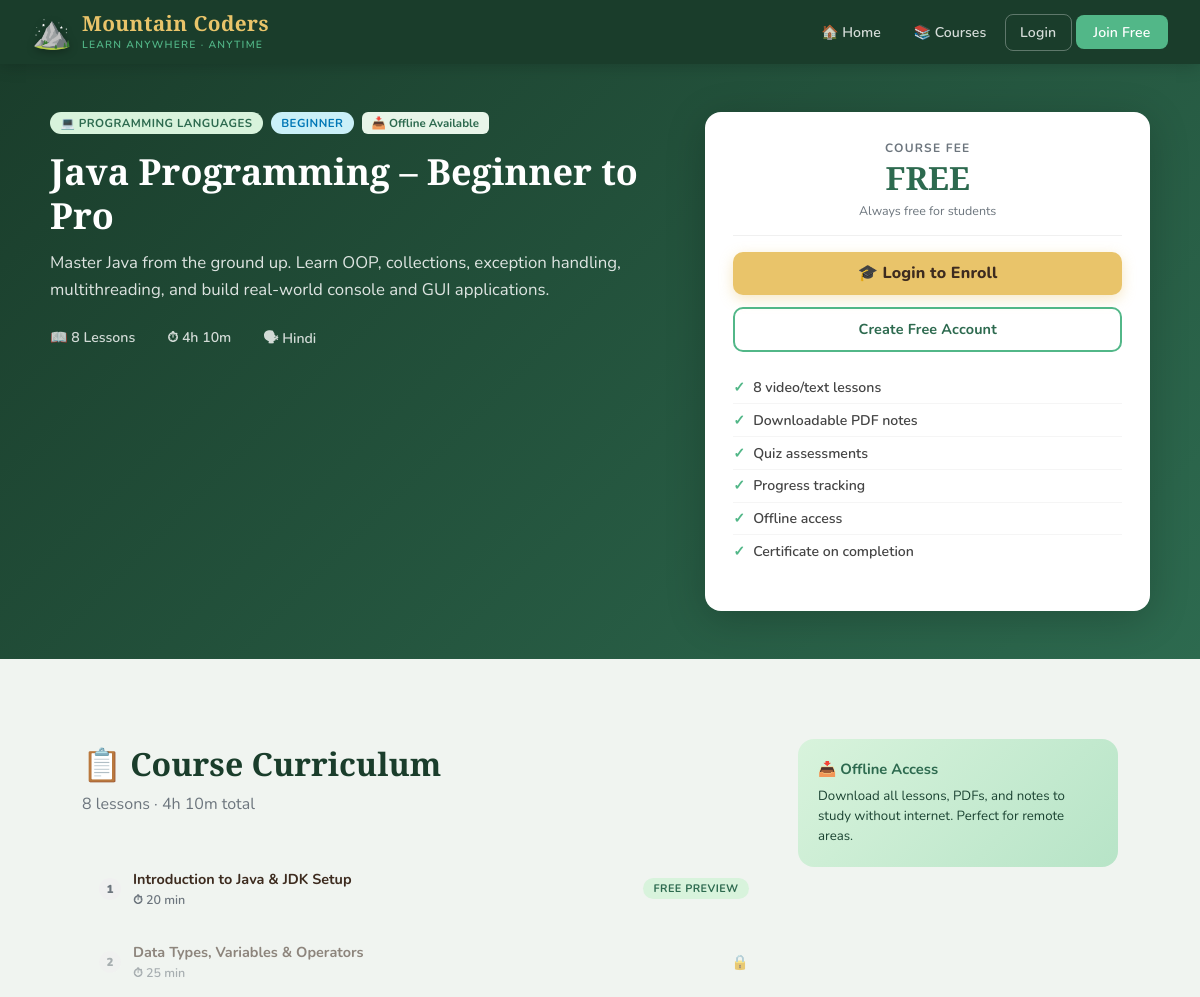
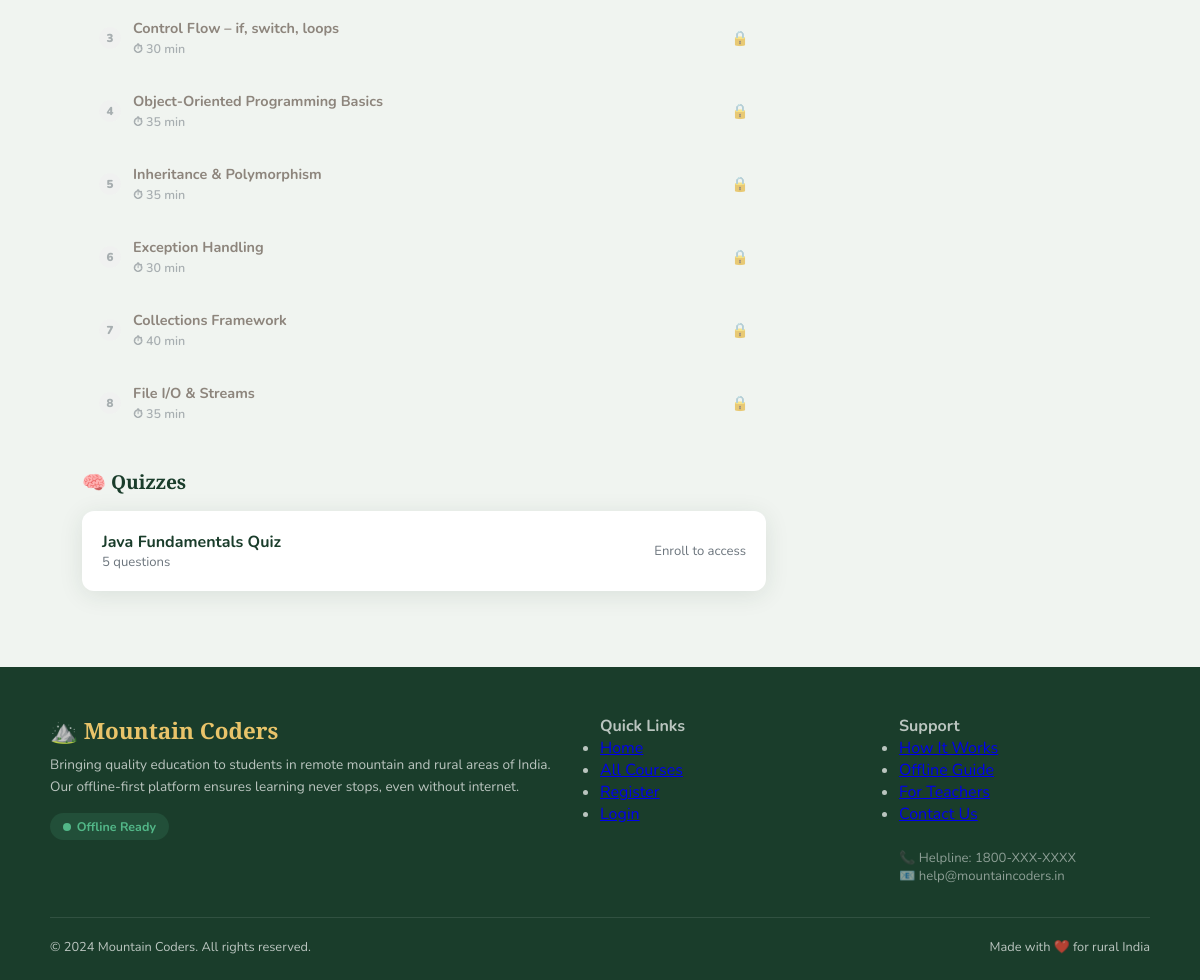
The page /courses/1/ on the database its author committed (2 pictures, top to bottom).
### courses/models.py (models this page shows, shortened)
class Course(models.Model):
    LEVEL_CHOICES = [('beginner','Beginner'),('intermediate','Intermediate'),('advanced','Advanced')]
    title = models.CharField(max_length=200)
    description = models.TextField()
    category = models.ForeignKey(Category, on_delete=models.SET_NULL, null=True, related_name='courses')
    instructor = models.ForeignKey(User, on_delete=models.SET_NULL, null=True, related_name='taught_courses')
    level = models.CharField(max_length=20, choices=LEVEL_CHOICES, default='beginner')
    thumbnail = models.ImageField(upload_to='thumbnails/', blank=True, null=True)
    language = models.CharField(max_length=50, default='Hindi')
    is_offline_available = models.BooleanField(default=True)
    created_at = models.DateTimeField(auto_now_add=True)
    updated_at = models.DateTimeField(auto_now=True)
    enrolled_students = models.ManyToManyField(User, through='Enrollment', related_name='enrolled_courses', blank=True)
    def lesson_count(self):
        return self.lessons.count()
    def total_duration(self):
        total = sum(l.duration_minutes for l in self.lessons.all())
        h, m = divmod(total, 60)
        return f"{h}h {m}m" if h else f"{m}m"

class Category(models.Model):
    name = models.CharField(max_length=100)
    icon = models.CharField(max_length=50, default='📚')
    description = models.TextField(blank=True)
    class Meta:
        verbose_name_plural = "Categories"

class Lesson(models.Model):
    course = models.ForeignKey(Course, on_delete=models.CASCADE, related_name='lessons')
    title = models.CharField(max_length=200)
    content = models.TextField()
    video_file = models.FileField(upload_to='videos/', blank=True, null=True)
    pdf_file = models.FileField(upload_to='pdfs/', blank=True, null=True)
    order = models.PositiveIntegerField(default=0)
    duration_minutes = models.PositiveIntegerField(default=0)
    is_free_preview = models.BooleanField(default=False)
    class Meta:
        ordering = ['order']

class Quiz(models.Model):
    course = models.ForeignKey(Course, on_delete=models.CASCADE, related_name='quizzes')
    title = models.CharField(max_length=200)
    description = models.TextField(blank=True)

### courses/views.py (the view)
# urls.py: path('courses/<int:pk>/', views.course_detail, name='course_detail'),
def course_detail(request, pk):
    course = get_object_or_404(Course, pk=pk)
    lessons = course.lessons.all()
    is_enrolled = False
    enrollment = None
    if request.user.is_authenticated:
        enrollment = Enrollment.objects.filter(student=request.user, course=course).first()
        is_enrolled = enrollment is not None
    return render(request, 'courses/course_detail.html', {
        'course': course, 'lessons': lessons,
        'is_enrolled': is_enrolled, 'enrollment': enrollment
    })

### templates/courses/course_detail.html (shortened to what this page needs)
{% extends 'base.html' %}
{% block content %}
<div class="course-detail-header">
  <div class="course-detail-inner">
    <div>
      <div style="display:flex; gap:0.5rem; flex-wrap:wrap; margin-bottom:1rem;">
        {% if course.category %}<span class="badge badge-moss">{{ course.category.icon }} {{ course.category.name }}</span>{% endif %}
        <span class="badge {% if course.level == 'beginner' %}badge-sky{% elif course.level == 'intermediate' %}badge-gold{% else %}badge-earth{% endif %}">
          {{ course.get_level_display }}
        </span>
        {% if course.is_offline_available %}<span class="offline-badge">📥 Offline Available</span>{% endif %}
      </div>
      <h1 style="font-family:'Playfair Display',serif; font-size:clamp(1.6rem,3vw,2.5rem); font-weight:900; margin-bottom:0.75rem; line-height:1.2;">{{ course.title }}</h1>
      <p style="opacity:0.85; font-size:1.05rem; line-height:1.65; max-width:600px; margin-bottom:1.5rem;">{{ course.description }}</p>
      <div style="display:flex; gap:2rem; flex-wrap:wrap; font-size:0.88rem; opacity:0.8; font-weight:600;">
        <span>📖 {{ course.lesson_count }} Lessons</span>
        <span>⏱ {{ course.total_duration }}</span>
        <span>🗣 {{ course.language }}</span>
      </div>
    </div>
    <div class="course-detail-card">
      <div style="text-align:center; margin-bottom:1rem; padding-bottom:1rem; border-bottom:1px solid #f0f0f0;">
        <div class="price-label">Course Fee</div>
        <div class="price-free">FREE</div>
        <div style="font-size:0.78rem; color:var(--stone); margin-top:3px;">Always free for students</div>
      </div>
      {% if user.is_authenticated %}
        {% if is_enrolled %}
          <div style="background:#d8f3dc; color:var(--pine); padding:0.65rem 1rem; border-radius:10px; font-weight:700; font-size:0.9rem; text-align:center; margin-bottom:1rem;">
            ✅ You are enrolled!
          </div>
          {% if enrollment.progress > 0 %}
          <div style="margin-bottom:1rem;">
            <div style="display:flex; justify-content:space-between; font-size:0.82rem; font-weight:700; color:var(--stone); margin-bottom:4px;">
              <span>Progress</span><span>{{ enrollment.progress }}%</span>
            </div>
            <div class="progress-wrap">
              <div class="progress-bar" data-pct="{{ enrollment.progress }}"></div>
            </div>
          </div>
          {% endif %}
          {% if lessons %}
            <a href="{% url 'lesson_detail' course.pk lessons.0.pk %}" class="btn btn-primary btn-full">▶ Continue Learning</a>
          {% endif %}
        {% else %}
          <form method="post" action="{% url 'enroll_course' course.pk %}">
            {% csrf_token %}
            <button type="submit" class="btn btn-gold btn-full" style="font-size:1rem;">🎓 Enroll Now — Free!</button>
          </form>
        {% endif %}
      {% else %}
        <a href="{% url 'login' %}?next={{ request.path }}" class="btn btn-gold btn-full" style="font-size:1rem; margin-bottom:0.75rem;">🎓 Login to Enroll</a>
        <a href="{% url 'register' %}" class="btn btn-outline btn-full" style="font-size:0.9rem;">Create Free Account</a>
      {% endif %}
      <ul class="feature-list" style="margin-top:1.25rem;">
        <li>{{ course.lesson_count }} video/text lessons</li>
        <li>Downloadable PDF notes</li>
        <li>Quiz assessments</li>
        <li>Progress tracking</li>
        <li>Offline access</li>
        <li>Certificate on completion</li>
      </ul>
    </div>
  </div>
</div>
<div class="section">
  <div style="display:grid; grid-template-columns:1fr 320px; gap:2rem; align-items:start;">
    <div>
      <h2 class="section-title">📋 Course Curriculum</h2>
      <p class="section-sub">{{ course.lesson_count }} lessons · {{ course.total_duration }} total</p>
      {% if lessons %}
      <ul class="lesson-list">
        {% for lesson in lessons %}
        <li>
          {% if is_enrolled %}
            <a href="{% url 'lesson_detail' course.pk lesson.pk %}" class="lesson-item {% if lesson.id in completed_ids %}completed{% endif %}" data-num="{{ forloop.counter }}">
              <div style="flex:1;">
                <div style="font-weight:700; margin-bottom:2px;">{{ lesson.title }}</div>
                <div style="font-size:0.78rem; color:var(--stone);">⏱ {{ lesson.duration_minutes }} min</div>
              </div>
              {% if lesson.pdf_file %}<span style="font-size:0.75rem; color:var(--moss);">📄 PDF</span>{% endif %}
              {% if lesson.video_file %}<span style="font-size:0.75rem; color:var(--sky);">🎬 Video</span>{% endif %}
            </a>
          {% elif lesson.is_free_preview %}
            <a href="{% url 'lesson_detail' course.pk lesson.pk %}" class="lesson-item" data-num="{{ forloop.counter }}">
              <div style="flex:1;">
                <div style="font-weight:700; margin-bottom:2px;">{{ lesson.title }}</div>
                <div style="font-size:0.78rem; color:var(--stone);">⏱ {{ lesson.duration_minutes }} min</div>
              </div>
              <span class="badge badge-moss" style="font-size:0.68rem;">Free Preview</span>
            </a>
          {% else %}
            <div class="lesson-item" data-num="{{ forloop.counter }}" style="opacity:0.55; cursor:not-allowed;">
              <div style="flex:1;">
                <div style="font-weight:700; margin-bottom:2px;">{{ lesson.title }}</div>
                <div style="font-size:0.78rem; color:var(--stone);">⏱ {{ lesson.duration_minutes }} min</div>
              </div>
              🔒
            </div>
          {% endif %}
        </li>
        {% endfor %}
      </ul>
      {% else %}
        <div style="text-align:center; padding:2rem; color:var(--stone);">
          <div style="font-size:2rem;">📭</div>
          <p>Lessons coming soon!</p>
        </div>
      {% endif %}
      {% if course.quizzes.all %}
      <div style="margin-top:2rem;">
        <h3 style="font-family:'Playfair Display',serif; font-size:1.2rem; color:var(--forest); margin-bottom:1rem;">🧠 Quizzes</h3>
        {% for quiz in course.quizzes.all %}
        <div style="background:white; border-radius:12px; padding:1.25rem; box-shadow:var(--shadow); margin-bottom:0.75rem; display:flex; justify-content:space-between; align-items:center;">
          <div>
            <div style="font-weight:700; color:var(--forest);">{{ quiz.title }}</div>
            <div style="font-size:0.82rem; color:var(--stone);">{{ quiz.questions.count }} questions</div>
          </div>
          {% if is_enrolled %}
            <a href="{% url 'quiz_view' quiz.pk %}" class="btn btn-primary btn-sm">Take Quiz</a>
          {% else %}
            <span style="font-size:0.82rem; color:var(--stone);">Enroll to access</span>
          {% endif %}
        </div>
        {% endfor %}
      </div>
      {% endif %}
    </div>
    <div>
      <div style="background:linear-gradient(135deg,#d8f3dc,#b7e4c7); border-radius:var(--radius); padding:1.25rem; margin-top:1rem;">
        <h4 style="color:var(--pine); font-size:0.92rem; margin-bottom:0.5rem;">📥 Offline Access</h4>
        <p style="font-size:0.83rem; color:#1b4332; line-height:1.5;">Download all lessons, PDFs, and notes to study without internet. Perfect for remote areas.</p>
      </div>
    </div>
  </div>
</div>
{% endblock %}

### static/css/main.css (style rules this page uses)
:root { --forest: #1a3d2b; --pine: #2d6a4f; --moss: #52b788; --snow: #f8f9fa; --stone: #6c757d; --gold: #e9c46a; --sky: #a8dadc; --earth: #3d2b1f; --cream: #fefae0; --danger: #e63946; --card-bg: #ffffff; --shadow: 0 4px 24px rgba(26,61,43,0.10); --radius: 16px; --transition: all 0.28s cubic-bezier(.4,0,.2,1); }
*, *::before, *::after { box-sizing: border-box; margin: 0; padding: 0; }
html { scroll-behavior: smooth; }
body { font-family: 'Nunito', sans-serif; background: #f0f4f0; color: var(--earth); min-height: 100vh; display: flex; flex-direction: column; }
.btn { display: inline-flex; align-items: center; gap: 6px; padding: 0.65rem 1.6rem; border-radius: 10px; font-family: 'Nunito', sans-serif; font-weight: 700; font-size: 0.92rem; border: none; cursor: pointer; text-decoration: none; transition: var(--transition); letter-spacing: 0.01em; }
.btn-gold { background: var(--gold); color: var(--earth); font-weight: 800; box-shadow: 0 4px 14px rgba(233,196,106,0.4); }
.btn-outline { background: transparent; border: 2px solid var(--moss); color: var(--pine); }
.btn-full { width: 100%; justify-content: center; }
.section { padding: 4rem 2rem; max-width: 1100px; margin: 0 auto; width: 100%; }
.section-title { font-family: 'Playfair Display', serif; font-size: 2rem; font-weight: 900; color: var(--forest); margin-bottom: 0.5rem; }
.section-sub { color: var(--stone); font-size: 1rem; margin-bottom: 2.5rem; }
.badge { display: inline-block; padding: 0.2rem 0.65rem; border-radius: 20px; font-size: 0.72rem; font-weight: 700; letter-spacing: 0.04em; text-transform: uppercase; }
.badge-moss { background: #d8f3dc; color: var(--pine); }
.badge-sky { background: #caf0f8; color: #0077b6; }
.offline-badge { display: inline-flex; align-items: center; gap: 4px; background: #e8f5e9; color: var(--pine); padding: 0.18rem 0.6rem; border-radius: 6px; font-size: 0.72rem; font-weight: 700; }
.course-detail-header { background: linear-gradient(135deg, var(--forest), var(--pine)); color: white; padding: 3rem 2rem; }
.course-detail-inner { max-width: 1100px; margin: 0 auto; display: grid; grid-template-columns: 1fr auto; gap: 3rem; align-items: start; }
.course-detail-card { background: white; border-radius: var(--radius); padding: 1.75rem; box-shadow: 0 8px 40px rgba(0,0,0,0.2); min-width: 280px; position: sticky; top: 80px; }
.lesson-list { list-style: none; }
.lesson-item { display: flex; align-items: center; gap: 0.75rem; padding: 0.8rem 1rem; border-radius: 10px; margin-bottom: 0.4rem; text-decoration: none; color: var(--earth); font-weight: 600; font-size: 0.9rem; transition: var(--transition); border: 1.5px solid transparent; }
.lesson-item:not(.completed)::before { content: attr(data-num); background: #f0f0f0; color: var(--stone); border-radius: 50%; width: 22px; height: 22px; display: flex; align-items: center; justify-content: center; font-size: 0.72rem; font-weight: 900; flex-shrink: 0; }
.lesson-content-box h1,h2,h3 { color: var(--forest); margin: 1.2rem 0 0.5rem; font-family: 'Playfair Display', serif; }
.price-free { font-family: 'Playfair Display', serif; font-size: 2rem; font-weight: 900; color: var(--pine); }
.price-label { font-size: 0.75rem; font-weight: 700; text-transform: uppercase; letter-spacing: 0.1em; color: var(--stone); }
.feature-list { list-style: none; margin: 1rem 0; }
.feature-list li { display: flex; align-items: center; gap: 8px; padding: 0.4rem 0; font-size: 0.88rem; font-weight: 600; color: #444; border-bottom: 1px solid #f5f5f5; }
.feature-list li:last-child { border: none; }
.feature-list li::before { content: '✓'; color: var(--moss); font-weight: 900; }

### rows shown on the page
Course: category.icon "💻", category.name "PROGRAMMING LANGUAGES", level "BEGINNER", title "Java Programming – Beginner to Pro", description "Master Java from the ground up. Learn OOP, collections, exception handling, multithreading, and build real-world console and GUI applications.", lesson_count "8", total_duration "4h 10m", language "Hindi"
Lesson: title "Introduction to Java & JDK Setup", duration_minutes "20"
Lesson: title "Data Types, Variables & Operators", duration_minutes "25"
Lesson: title "Control Flow – if, switch, loops", duration_minutes "30"
Lesson: title "Object-Oriented Programming Basics", duration_minutes "35"
Lesson: title "Inheritance & Polymorphism", duration_minutes "35"
Lesson: title "Exception Handling", duration_minutes "30"
Lesson: title "Collections Framework", duration_minutes "40"
Lesson: title "File I/O & Streams", duration_minutes "35"
Quiz: title "Java Fundamentals Quiz", questions.count "5"
